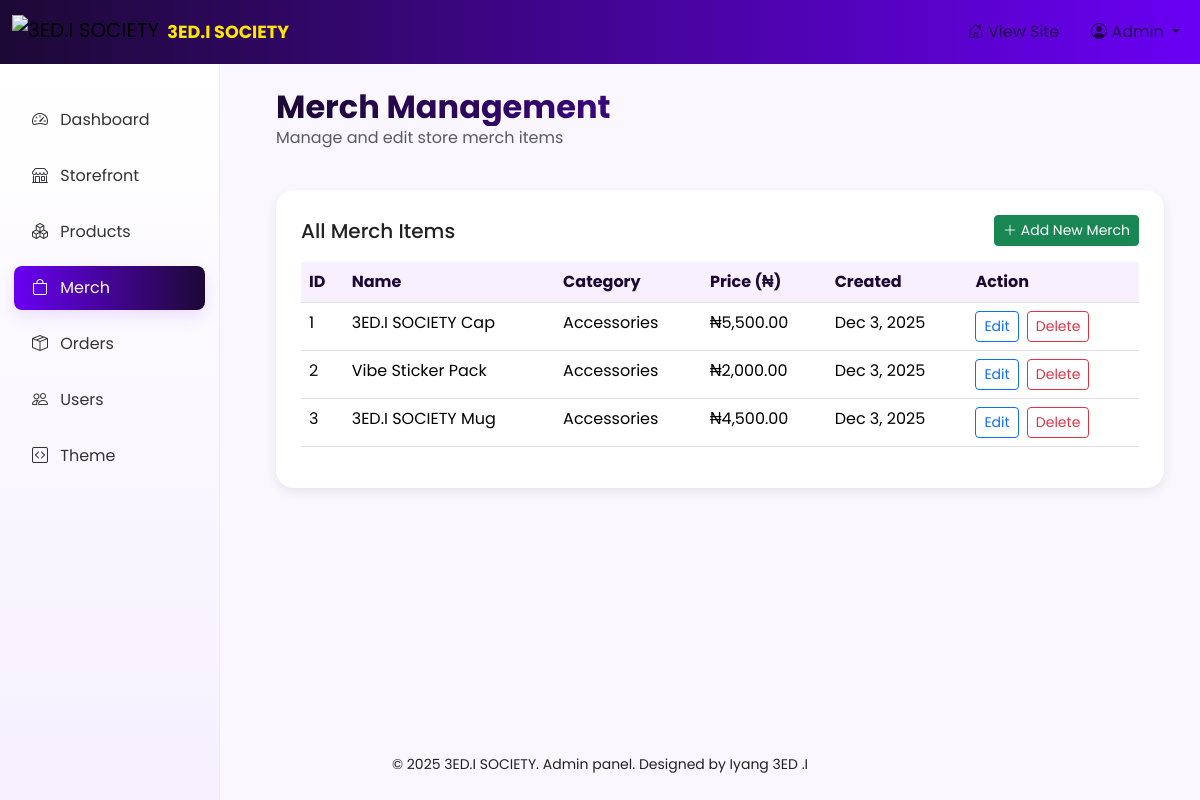
The app's page /admin/merch.php (signed in) with its own data.
### tables this page shows
CREATE TABLE merch (
  id INT AUTO_INCREMENT PRIMARY KEY,
  product_name VARCHAR(255) NOT NULL,
  category VARCHAR(100),
  description TEXT,
  price DECIMAL(10,2),
  image VARCHAR(255),
  created_at TIMESTAMP DEFAULT CURRENT_TIMESTAMP
);

### admin/merch.php (the view, shortened to what this page needs)
<?php
require '../db_connect.php';
$merchItems = $conn->query("SELECT id, product_name, category, price, created_at FROM merch ORDER BY created_at DESC");
?>
<?php include __DIR__ . '/../theme/header.php'; ?>
<div class="container-fluid">
  <div class="row mb-4">
    <div class="col-12">
      <h2 class="mb-0">Merch Management</h2>
      <p class="text-muted">Manage and edit store merch items</p>
    </div>
  </div>
  <div class="gv-card">
    <div class="d-flex justify-content-between align-items-center mb-3">
      <h5 class="mb-0">All Merch Items</h5>
      <a href="add_merch.php" class="btn btn-success btn-sm">
        <i class="bi bi-plus-lg"></i> Add New Merch
      </a>
    </div>
    <div class="table-responsive">
      <table class="table table-hover">
        <thead>
          <tr>
            <th>ID</th>
            <th>Name</th>
            <th>Category</th>
            <th>Price (₦)</th>
            <th>Created</th>
            <th>Action</th>
          </tr>
        </thead>
        <tbody>
          <?php if ($merchItems && $merchItems->num_rows > 0): ?>
            <?php while ($merch = $merchItems->fetch_assoc()): ?>
              <tr>
                <td><?php echo $merch['id']; ?></td>
                <td><?php echo htmlspecialchars($merch['product_name']); ?></td>
                <td><?php echo htmlspecialchars($merch['category'] ?? ''); ?></td>
                <td>₦<?php echo number_format($merch['price'], 2); ?></td>
                <td><?php echo isset($merch['created_at']) ? date('M j, Y', strtotime($merch['created_at'])) : ''; ?></td>
                <td>
                  <a href="merch.php?edit=<?php echo $merch['id']; ?>" class="btn btn-sm btn-outline-primary me-1">
                    Edit
                  </a>
                  <a href="merch.php?delete=<?php echo $merch['id']; ?>"
                     class="btn btn-sm btn-outline-danger"
                     onclick="return confirm('Are you sure you want to delete this merch item?');">
                    Delete
                  </a>
                </td>
              </tr>
            <?php endwhile; ?>
          <?php else: ?>
            <tr>
              <td colspan="6" class="text-center text-muted py-4">No merch items found</td>
            </tr>
          <?php endif; ?>
        </tbody>
      </table>
    </div>
  </div>
</div>
<?php include __DIR__ . '/../theme/footer.php'; ?>

### assets/admin.css (style rules this page uses)
:root { --gv-purple: #1c0935; --gv-magenta: #6a00f4; --gv-accent: #ffe600; --gv-muted: #f6f0ff; }
body { font-family: 'Poppins', sans-serif; background: #fff; color: #222; }
.gv-card { border-radius: 14px; background: linear-gradient(180deg, #fff, #f7f3ff); padding: 24px; box-shadow: 0 8px 30px rgba(27, 0, 51, 0.06); }

### admin/merch.php (style rules this page uses)
:root { --gv-purple: #1c0935; --gv-magenta: #6a00f4; --gv-bg: #faf7ff; }
body { background: var(--gv-bg); font-family: 'Poppins', sans-serif; }
h2 { font-weight: 700; background: linear-gradient(90deg, var(--gv-purple), var(--gv-magenta)); -webkit-background-clip: text; -webkit-text-fill-color: transparent; }
.gv-card { background: #fff; border-radius: 18px; padding: 25px; box-shadow: 0 4px 12px rgba(0,0,0,0.08); margin-bottom: 20px; }
.table thead th { background-color: #f8f0ff; color: var(--gv-purple); }

### records on screen
merch: id "1", product_name "3ED.I SOCIETY Cap", category "Accessories", price "5,500.00", created_at "Dec 3, 2025"
merch: id "2", product_name "Vibe Sticker Pack", category "Accessories", price "2,000.00", created_at "Dec 3, 2025"
merch: id "3", product_name "3ED.I SOCIETY Mug", category "Accessories", price "4,500.00", created_at "Dec 3, 2025"
